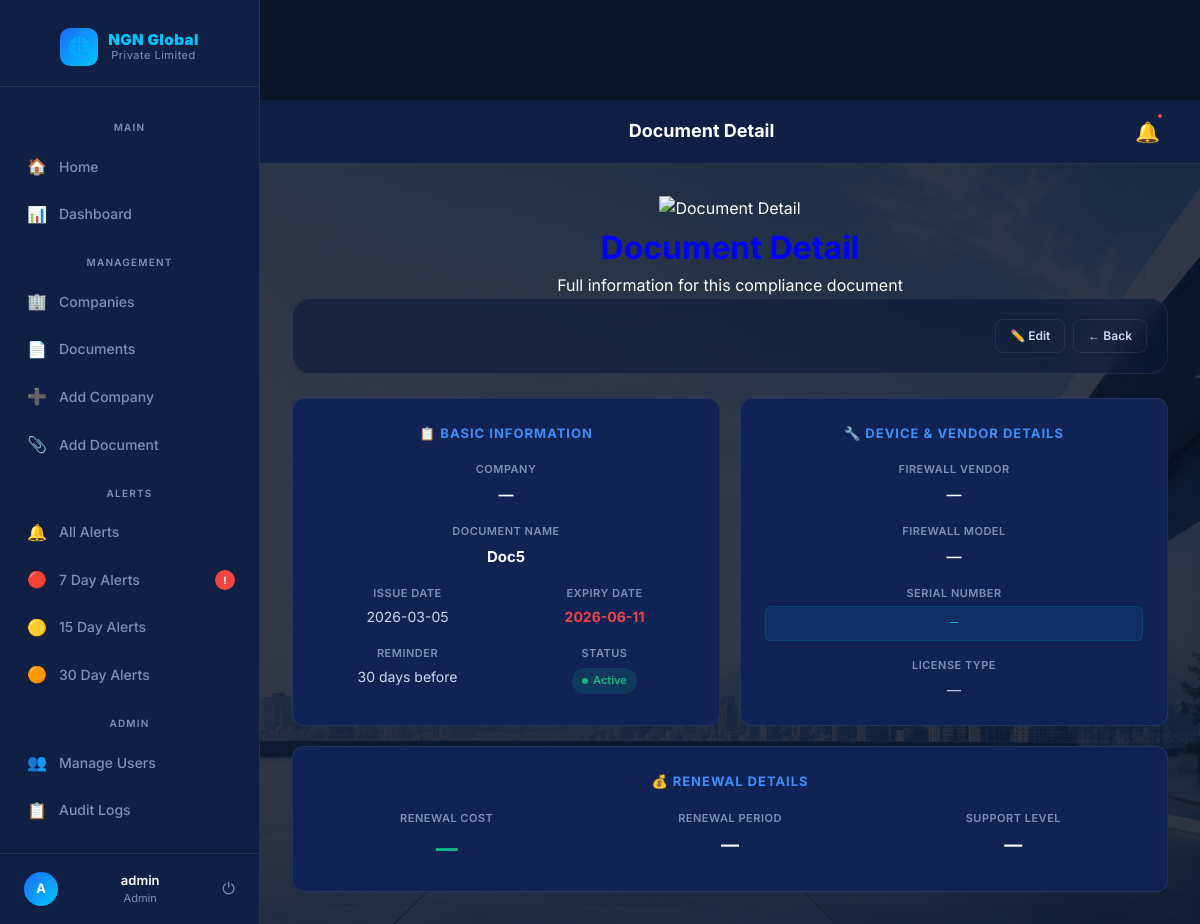
Screenshot of /view-document/5 (signed in) with the database file from the repository.
### tables this page shows
CREATE TABLE documents (
    id INTEGER PRIMARY KEY AUTOINCREMENT,
    company_id INTEGER,
    document_name TEXT,
    issue_date TEXT,
    expiry_date TEXT,
    reminder_days INTEGER, firewall_vendor TEXT, firewall_model TEXT, serial_number TEXT, license_type TEXT, renewal_cost TEXT, renewal_period TEXT, support_level TEXT, status TEXT DEFAULT Active,
    FOREIGN KEY(company_id) REFERENCES companies(id)
);

### app.py (the view)
@app.route('/view-document/<int:id>')
def view_document(id):
    conn = sqlite3.connect('company.db')
    conn.row_factory = sqlite3.Row
    document = conn.execute(
        'SELECT * FROM documents WHERE id = ?',
        (id,)
    ).fetchone()
    conn.close()
    return render_template(
        'view_document.html',
        document=document
    )

### templates/view_document.html (shortened to what this page needs)
{% extends 'base.html' %}
{% block topbar_title %}Document Detail{% endblock %}
{% block content %}
<div class="page-banner">
  <img src="{{ url_for('static', filename='images/hero.png') }}" alt="Document Detail"/>
  <div class="page-banner-overlay">
    <h1>Document Detail</h1>
    <p>Full information for this compliance document</p>
  </div>
</div>
<div class="page-header">
  <div style="display:flex;gap:8px">
    {% if session.get('role') == 'admin' %}
    <a href="/edit-document/{{ document.id }}" class="btn btn-outline btn-sm">✏️ Edit</a>
    {% endif %}
    <a href="/documents" class="btn btn-outline btn-sm">← Back</a>
  </div>
</div>
<div style="display:grid;grid-template-columns:1fr 1fr;gap:20px;max-width:960px">
  <div class="card">
    <div style="font-size:13px;font-weight:700;color:var(--blue-light);text-transform:uppercase;letter-spacing:1px;margin-bottom:18px">
      📋 Basic Information
    </div>
    <div style="display:flex;flex-direction:column;gap:16px">
      <div>
        <div style="font-size:11px;font-weight:600;color:var(--muted);text-transform:uppercase;letter-spacing:0.5px;margin-bottom:4px">Company</div>
        <div style="font-size:15px;font-weight:700;color:var(--white)">{{ document.company_name or '—' }}</div>
      </div>
      <div>
        <div style="font-size:11px;font-weight:600;color:var(--muted);text-transform:uppercase;letter-spacing:0.5px;margin-bottom:4px">Document Name</div>
        <div style="font-size:15px;font-weight:700;color:var(--white)">{{ document.document_name }}</div>
      </div>
      <div style="display:grid;grid-template-columns:1fr 1fr;gap:16px">
        <div>
          <div style="font-size:11px;font-weight:600;color:var(--muted);text-transform:uppercase;letter-spacing:0.5px;margin-bottom:4px">Issue Date</div>
          <div style="font-size:14px;color:var(--text)">{{ document.issue_date or '—' }}</div>
        </div>
        <div>
          <div style="font-size:11px;font-weight:600;color:var(--muted);text-transform:uppercase;letter-spacing:0.5px;margin-bottom:4px">Expiry Date</div>
          <div style="font-size:14px;color:var(--red);font-weight:700">{{ document.expiry_date }}</div>
        </div>
      </div>
      <div style="display:grid;grid-template-columns:1fr 1fr;gap:16px">
        <div>
          <div style="font-size:11px;font-weight:600;color:var(--muted);text-transform:uppercase;letter-spacing:0.5px;margin-bottom:4px">Reminder</div>
          <div style="font-size:14px;color:var(--text)">{{ document.reminder_days or '—' }} days before</div>
        </div>
        <div>
          <div style="font-size:11px;font-weight:600;color:var(--muted);text-transform:uppercase;letter-spacing:0.5px;margin-bottom:4px">Status</div>
          {% if document.status == 'Expired' %}
            <span class="badge badge-expired">Expired</span>
          {% elif document.status == 'Expiring' %}
            <span class="badge badge-expiring">Expiring</span>
          {% else %}
            <span class="badge badge-active">Active</span>
          {% endif %}
        </div>
      </div>
    </div>
  </div>
  <div class="card">
    <div style="font-size:13px;font-weight:700;color:var(--blue-light);text-transform:uppercase;letter-spacing:1px;margin-bottom:18px">
      🔧 Device & Vendor Details
    </div>
    <div style="display:flex;flex-direction:column;gap:16px">
      <div>
        <div style="font-size:11px;font-weight:600;color:var(--muted);text-transform:uppercase;letter-spacing:0.5px;margin-bottom:4px">Firewall Vendor</div>
        <div style="font-size:15px;font-weight:600;color:var(--white)">{{ document.firewall_vendor or '—' }}</div>
      </div>
      <div>
        <div style="font-size:11px;font-weight:600;color:var(--muted);text-transform:uppercase;letter-spacing:0.5px;margin-bottom:4px">Firewall Model</div>
        <div style="font-size:15px;font-weight:600;color:var(--white)">{{ document.firewall_model or '—' }}</div>
      </div>
      <div>
        <div style="font-size:11px;font-weight:600;color:var(--muted);text-transform:uppercase;letter-spacing:0.5px;margin-bottom:4px">Serial Number</div>
        <div style="font-size:13px;font-family:monospace;color:var(--cyan);background:rgba(0,196,255,0.08);padding:6px 10px;border-radius:6px;border:1px solid rgba(0,196,255,0.15)">{{ document.serial_number or '—' }}</div>
      </div>
      <div>
        <div style="font-size:11px;font-weight:600;color:var(--muted);text-transform:uppercase;letter-spacing:0.5px;margin-bottom:4px">License Type</div>
        <div style="font-size:14px;color:var(--text)">{{ document.license_type or '—' }}</div>
      </div>
    </div>
  </div>
  <div class="card" style="grid-column:1/-1">
    <div style="font-size:13px;font-weight:700;color:var(--blue-light);text-transform:uppercase;letter-spacing:1px;margin-bottom:18px">
      💰 Renewal Details
    </div>
    <div style="display:grid;grid-template-columns:repeat(3,1fr);gap:24px">
      <div>
        <div style="font-size:11px;font-weight:600;color:var(--muted);text-transform:uppercase;letter-spacing:0.5px;margin-bottom:4px">Renewal Cost</div>
        <div style="font-size:22px;font-weight:800;color:var(--green)">{{ document.renewal_cost or '—' }}</div>
      </div>
      <div>
        <div style="font-size:11px;font-weight:600;color:var(--muted);text-transform:uppercase;letter-spacing:0.5px;margin-bottom:4px">Renewal Period</div>
        <div style="font-size:18px;font-weight:700;color:var(--white)">{{ document.renewal_period or '—' }}</div>
      </div>
      <div>
        <div style="font-size:11px;font-weight:600;color:var(--muted);text-transform:uppercase;letter-spacing:0.5px;margin-bottom:4px">Support Level</div>
        <div style="font-size:18px;font-weight:700;color:var(--white)">{{ document.support_level or '—' }}</div>
      </div>
    </div>
  </div>
</div>
{% endblock %}

### static/css/style.css (style rules this page uses)
body { font-family: 'Inter', sans-serif; background:#f4f7fc; }
body { font-family: Arial; text-align:center; margin-top:100px; }
h1 { color:blue; }
* { box-sizing: border-box; margin: 0; padding: 0; }
body { font-family: 'Inter', sans-serif; background: #f5f7fa; }
.page-header { display:flex; justify-content:space-between; align-items:center; margin-bottom:25px; }
.card { border-radius: 15px; }
.card { border-radius: 20px; overflow: hidden; }
.page-header { margin-bottom: 25px; }
.page-header { background:rgba(10,25,55,0.55); backdrop-filter:blur(12px); border-radius:18px; padding:20px; border:1px solid rgba(255,255,255,0.08); }

### templates/base.html (style rules this page uses)
*, *::before, *::after { box-sizing: border-box; margin: 0; padding: 0; }
:root { --navy: #0a1628; --navy-mid: #0f2044; --navy-card: #112255; --navy-light:#1a3066; --blue: #1a6ef7; --blue-light:#3d8ef8; --blue-glow: rgba(26,110,247,0.18); --cyan: #00c4ff; --white: #ffffff; --text: #cdd8f0; --muted: #7a91b8; --border: rgba(255,255,255,0.08); --red: #ef4444; --yellow: #f59e0b; --green: #10b981; --radius: 12px; --radius-sm: 8px; --shadow: 0 4px 24px rgba(0,0,0,0.4); }
html, body { height: 100%; font-family: 'Inter', sans-serif; background: var(--navy); color: var(--white); line-height: 1.6; }
a { color: inherit; text-decoration: none; }
.page-header { background:rgba(10,25,55,0.55); backdrop-filter:blur(12px); border-radius:18px; padding:20px; border:1px solid rgba(255,255,255,.08); }
.card { background: var(--navy-card); border: 1px solid var(--border); border-radius: var(--radius); padding: 24px; }
.btn { display: inline-flex; align-items: center; gap: 8px; padding: 10px 20px; font-size: 14px; font-weight: 600; border-radius: var(--radius-sm); border: none; cursor: pointer; transition: all 0.2s; white-space: nowrap; }
.btn-outline { background: transparent; border: 1px solid var(--border); color: var(--text); }
.btn-sm { padding: 6px 14px; font-size: 12px; }
.badge { display: inline-flex; align-items: center; gap: 5px; padding: 4px 10px; font-size: 11px; font-weight: 600; border-radius: 20px; }
.badge::before { content:''; width:6px; height:6px; border-radius:50%; }
.badge-active { background:rgba(16,185,129,0.15); color:var(--green); }
.badge-active::before { background:var(--green); }
.page-header { display: flex; align-items: center; justify-content: space-between; margin-bottom: 24px; }

### rows the page displays
documents: document_name "Doc5", issue_date "2026-03-05", expiry_date "2026-06-11", reminder_days "30"

### other values shown
{{ session.get('username', 'U')[0]|upper }} "A"
{{ session.get('username', 'User') }} "admin"
{{ session.get('role', 'staff') }} "Admin"
{{ document.company_name or '—' }} "—"
{{ document.firewall_vendor or '—' }} "—"
{{ document.firewall_model or '—' }} "—"
{{ document.serial_number or '—' }} "—"
{{ document.license_type or '—' }} "—"
{{ document.renewal_cost or '—' }} "—"
{{ document.renewal_period or '—' }} "—"
{{ document.support_level or '—' }} "—"
